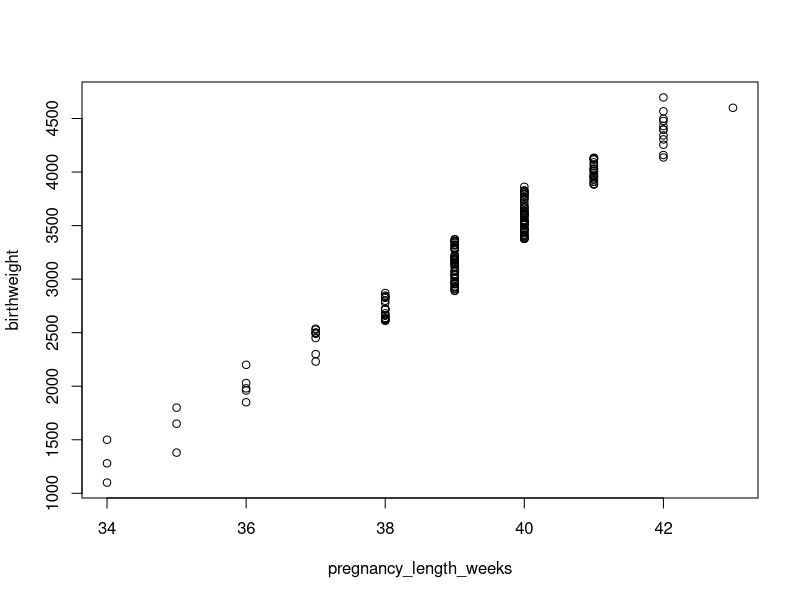
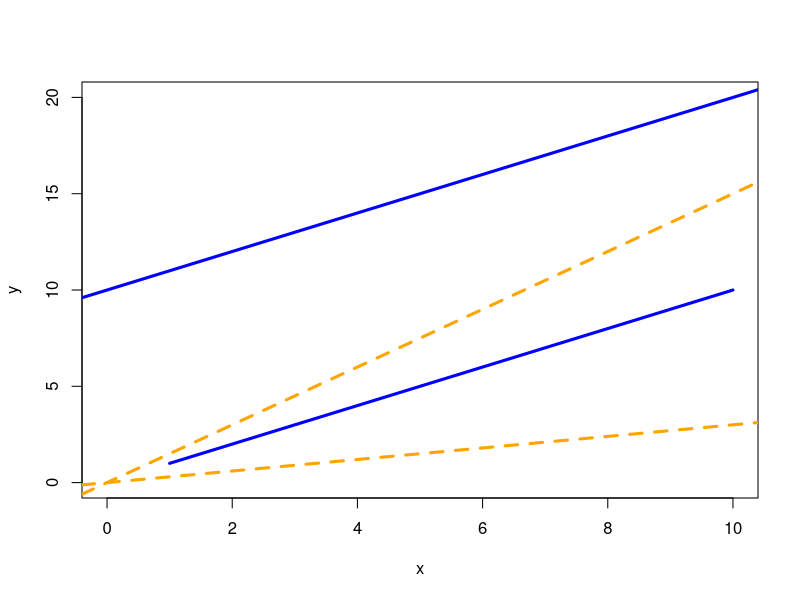
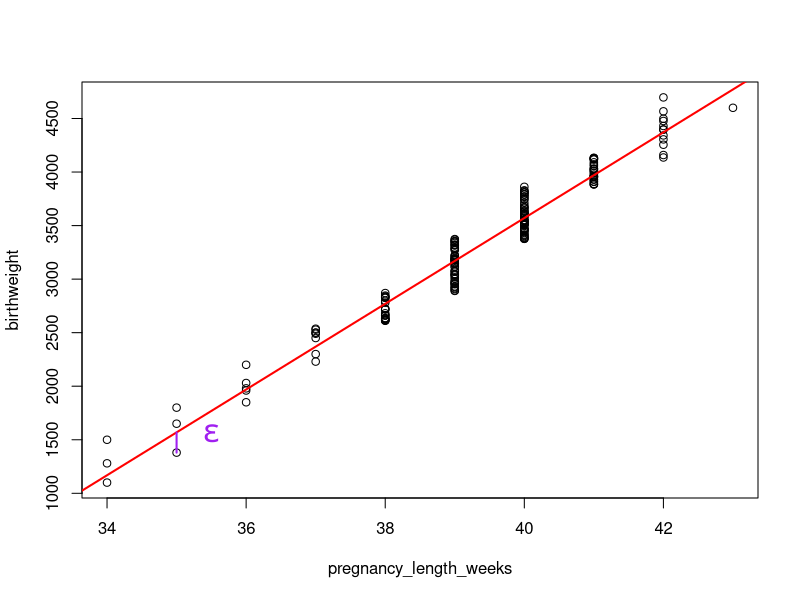
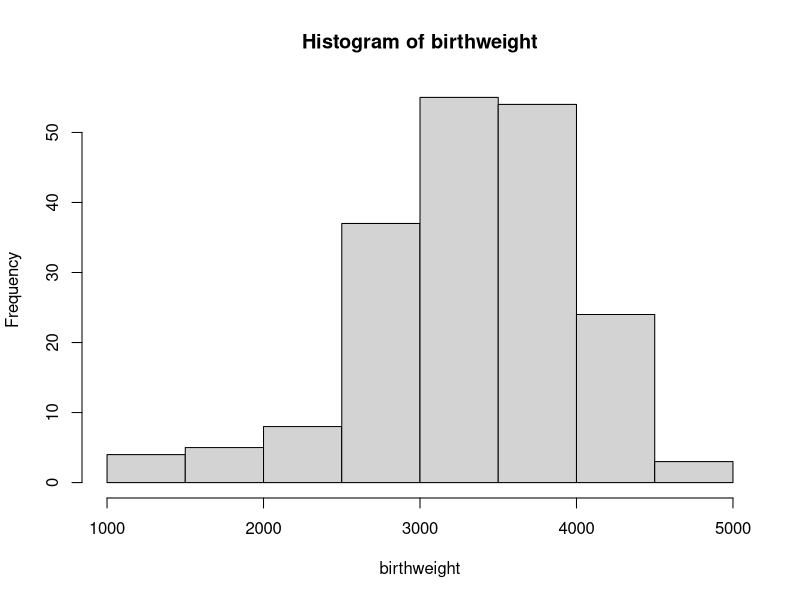
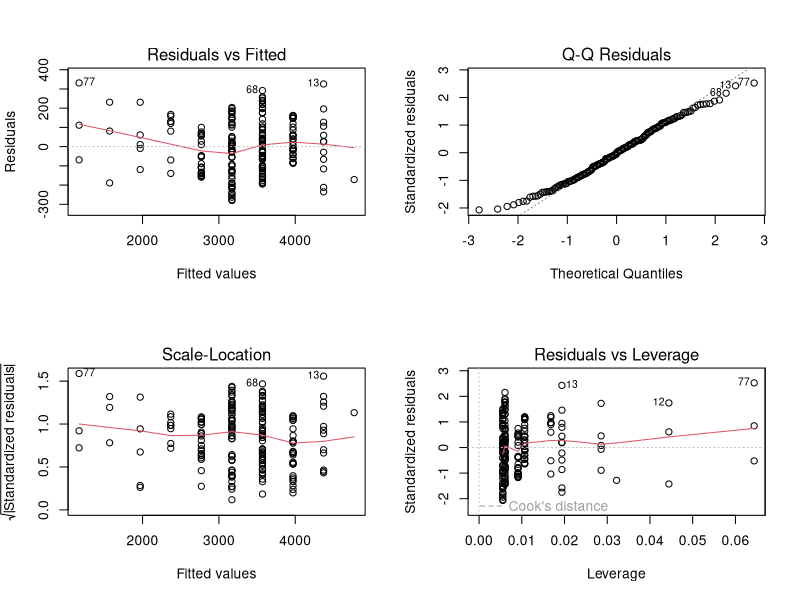
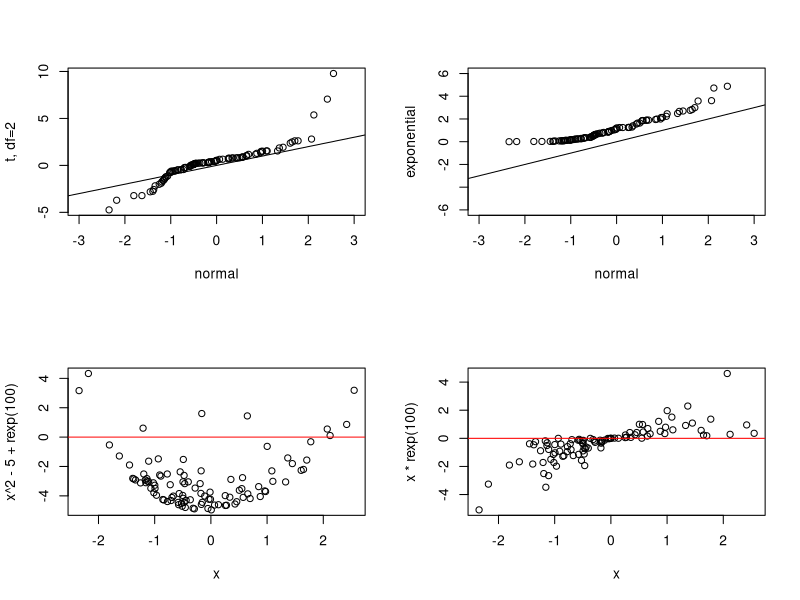
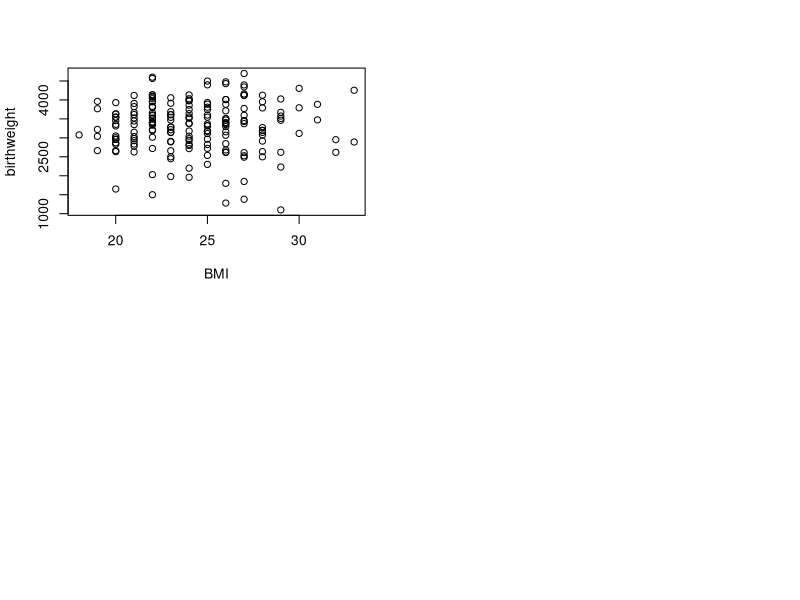
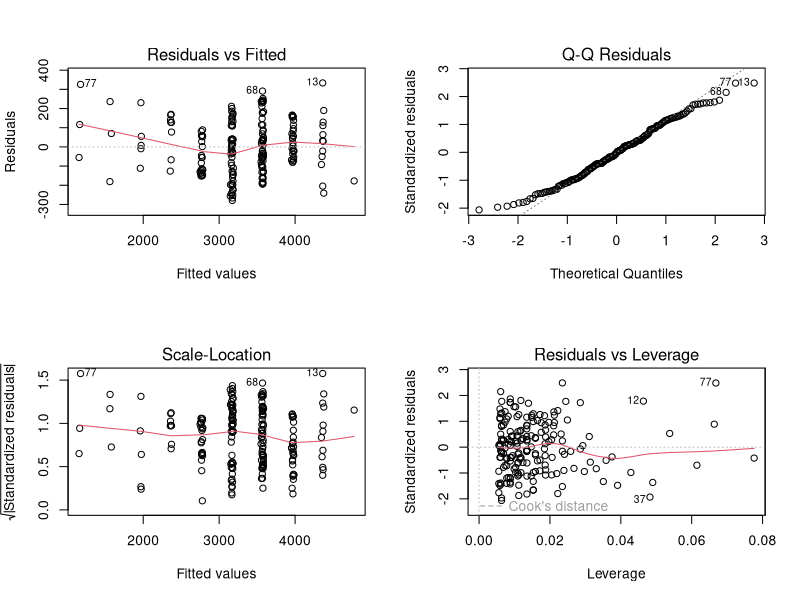

The R script that drew these images, in order:
### R code from vignette source '18_basic_course_on_R_linreg.Rnw'

###################################################
### code chunk number 1: 18_basic_course_on_R_linreg.Rnw:29-32
###################################################
babies <- read.csv("R_data_January2015.csv",header=T,row.names=1)
names(babies)
attach(babies)


###################################################
### code chunk number 2: 18_basic_course_on_R_linreg.Rnw:38-39
###################################################
plot(pregnancy_length_weeks,birthweight)


###################################################
### code chunk number 3: 18_basic_course_on_R_linreg.Rnw:42-43
###################################################
cor(pregnancy_length_weeks,birthweight)


###################################################
### code chunk number 4: 18_basic_course_on_R_linreg.Rnw:58-63
###################################################
plot(1:10, 1:10, type="l", col="blue", lwd=3, 
     ylim=c(0,20), xlim=c(0,10), xlab="x", ylab="y")
abline(0, 1.5, lty=2, col="orange", lwd=3)
abline(0, .3, lty=2, col="orange", lwd=3)
abline(10, 1, lty=1, col="blue", lwd=3)


###################################################
### code chunk number 5: 18_basic_course_on_R_linreg.Rnw:68-72
###################################################
plot(pregnancy_length_weeks,birthweight)
abline(-12441.4, 400.3, col="red", lwd=2)
lines(c(35,35), c(1380,1568.921), lwd=2, col="purple")
text(35.5, 1560, expression(epsilon), cex=2, col="purple")


###################################################
### code chunk number 6: 18_basic_course_on_R_linreg.Rnw:76-78
###################################################
lm1 <- lm(birthweight ~ pregnancy_length_weeks)
lm1


###################################################
### code chunk number 7: 18_basic_course_on_R_linreg.Rnw:81-82
###################################################
predict(lm1)[pregnancy_length_weeks==35]


###################################################
### code chunk number 8: 18_basic_course_on_R_linreg.Rnw:85-86
###################################################
predict(lm1, newdata=data.frame(pregnancy_length_weeks=c(seq(25,50,5))))


###################################################
### code chunk number 9: 18_basic_course_on_R_linreg.Rnw:99-100
###################################################
hist(birthweight)


###################################################
### code chunk number 10: 18_basic_course_on_R_linreg.Rnw:103-105
###################################################
par(mfrow=c(2,2))
plot(lm1)


###################################################
### code chunk number 11: 18_basic_course_on_R_linreg.Rnw:111-124
###################################################
set.seed(1234)
par(mfrow=c(2,2))
x <- sort(rnorm(100))
y1 <- sort(rt(100,2))
plot(x, y1, xlim=c(-3,3), xlab="normal", ylab="t, df=2")
abline(0, 1)
y2 <- sort(rexp(100))
plot(x, y2, xlim=c(-3,3), ylim=c(-6,6), xlab="normal", ylab="exponential")
abline(0, 1)
plot(x, x^2-5+rexp(100))
abline(0, 0, col="red")
plot(x, x*rexp(100))
abline(0, 0, col="red")


###################################################
### code chunk number 12: 18_basic_course_on_R_linreg.Rnw:131-132
###################################################
summary(lm1)


###################################################
### code chunk number 13: 18_basic_course_on_R_linreg.Rnw:137-139
###################################################
cor(pregnancy_length_weeks,birthweight)^2
summary(lm1)$r.squared


###################################################
### code chunk number 14: 18_basic_course_on_R_linreg.Rnw:149-153
###################################################
cor(pregnancy_length_weeks, BMI)
lm2 <- lm(birthweight ~ pregnancy_length_weeks + BMI)
lm2stats <- summary(lm2)
lm2stats


###################################################
### code chunk number 15: 18_basic_course_on_R_linreg.Rnw:156-157
###################################################
lm2stats$adj.r.squared


###################################################
### code chunk number 16: 18_basic_course_on_R_linreg.Rnw:161-162
###################################################
plot(BMI,birthweight)


###################################################
### code chunk number 17: 18_basic_course_on_R_linreg.Rnw:166-168
###################################################
names(lm2stats)
lm2stats$coef[,4]


###################################################
### code chunk number 18: 18_basic_course_on_R_linreg.Rnw:171-176
###################################################
predict(lm2, newdata=data.frame(pregnancy_length_weeks=32, 
                                BMI=30))
## same as
lm2coefs <- lm2$coef
lm2coefs[1] + lm2coefs[2]*32 + lm2coefs[3]*30


###################################################
### code chunk number 19: 18_basic_course_on_R_linreg.Rnw:180-182
###################################################
par(mfrow=c(2,2))
plot(lm2)


